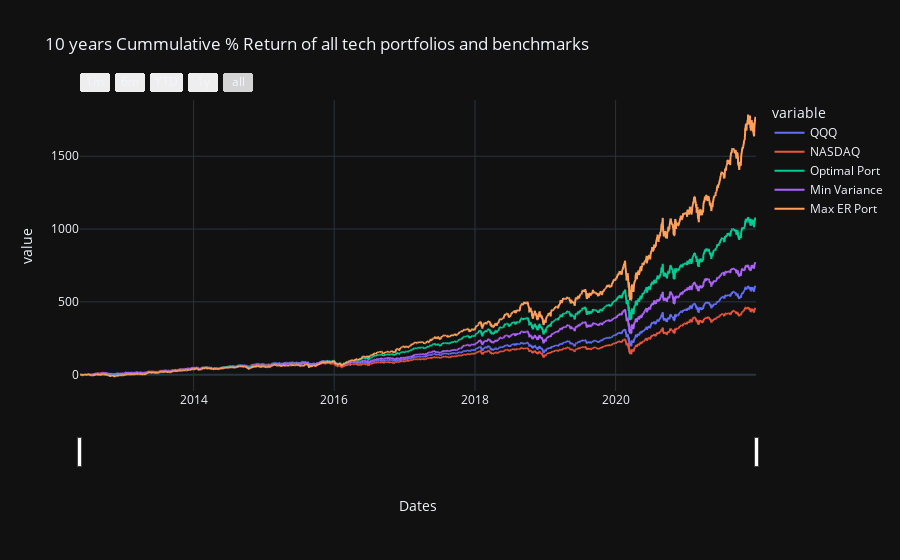

Notebook source saved alongside this figure:
### Markdown cell above
Both benchmarks performed poorly compared to the portfolios but this is largely due to concentration, as the portfolios have only 20 stocks while the benchmarks usually have hundreds of stocks in them, but the portfolio's strongest point is also its weakest as a concentrated portfolio will probably have a much larger drawdown even during corrections let alone recessions


The max expected return portfolio outperformed all the other portfolios and the benchmarks as expected 

While my initial EW portfolio now turned into my tangency optimal portfolio faired well by beating both the benchmarks by a mile!

### Code cell
fig = px.line(funds_cumm, x="Dates", y=funds_cumm.columns,
              hover_data={"Dates": "|%B %d, %Y"},
              title='Commulative % Return')
fig.update_xaxes(
    rangeslider_visible=True,
    rangeselector=dict(
        buttons=list([
            dict(count=1, label="1m", step="month", stepmode="backward"),
            dict(count=6, label="6m", step="month", stepmode="backward"),
            dict(count=1, label="YTD", step="year", stepmode="todate"),
            dict(count=1, label="1y", step="year", stepmode="backward"),
            dict(step="all")
        ])
    )
)
fig.update_layout(template = "plotly_dark", title = '10 years Cummulative % Return of all tech portfolios and benchmarks')
fig.show()

### Figure 1 — Plotly figure (JSON) as saved in the notebook; plotly's stock layout.template omitted (floating-point values rounded to 4 significant figures; data arrays with more than 128 entries replaced by an {"elided": "..."} marker saying what was removed)
{"data": [{"hovertemplate": "variable=QQQ<br>Dates=%{x|%B %d, %Y}<br>value=%{y}<extra></extra>", "legendgroup": "QQQ", "line": {"color": "#636efa", "dash": "solid"}, "marker": {"symbol": "circle"}, "mode": "lines", "name": "QQQ", "showlegend": true, "type": "scattergl", "x": {"elided": "2420 str values"}, "xaxis": "x", "y": {"elided": "2420 float values"}, "yaxis": "y"}, {"hovertemplate": "variable=NASDAQ<br>Dates=%{x|%B %d, %Y}<br>value=%{y}<extra></extra>", "legendgroup": "NASDAQ", "line": {"color": "#EF553B", "dash": "solid"}, "marker": {"symbol": "circle"}, "mode": "lines", "name": "NASDAQ", "showlegend": true, "type": "scattergl", "x": {"elided": "2420 str values"}, "xaxis": "x", "y": {"elided": "2420 float values"}, "yaxis": "y"}, {"hovertemplate": "variable=Optimal Port<br>Dates=%{x|%B %d, %Y}<br>value=%{y}<extra></extra>", "legendgroup": "Optimal Port", "line": {"color": "#00cc96", "dash": "solid"}, "marker": {"symbol": "circle"}, "mode": "lines", "name": "Optimal Port", "showlegend": true, "type": "scattergl", "x": {"elided": "2420 str values"}, "xaxis": "x", "y": {"elided": "2420 float values"}, "yaxis": "y"}, {"hovertemplate": "variable=Min Variance<br>Dates=%{x|%B %d, %Y}<br>value=%{y}<extra></extra>", "legendgroup": "Min Variance", "line": {"color": "#ab63fa", "dash": "solid"}, "marker": {"symbol": "circle"}, "mode": "lines", "name": "Min Variance", "showlegend": true, "type": "scattergl", "x": {"elided": "2420 str values"}, "xaxis": "x", "y": {"elided": "2420 float values"}, "yaxis": "y"}, {"hovertemplate": "variable=Max ER Port<br>Dates=%{x|%B %d, %Y}<br>value=%{y}<extra></extra>", "legendgroup": "Max ER Port", "line": {"color": "#FFA15A", "dash": "solid"}, "marker": {"symbol": "circle"}, "mode": "lines", "name": "Max ER Port", "showlegend": true, "type": "scattergl", "x": {"elided": "2420 str values"}, "xaxis": "x", "y": {"elided": "2420 float values"}, "yaxis": "y"}], "layout": {"legend": {"title": {"text": "variable"}, "tracegroupgap": 0}, "title": {"text": "10 years Cummulative % Return of all tech portfolios and benchmarks"}, "xaxis": {"anchor": "y", "domain": [0, 1], "rangeselector": {"buttons": [{"count": 1, "label": "1m", "step": "month", "stepmode": "backward"}, {"count": 6, "label": "6m", "step": "month", "stepmode": "backward"}, {"count": 1, "label": "YTD", "step": "year", "stepmode": "todate"}, {"count": 1, "label": "1y", "step": "year", "stepmode": "backward"}, {"step": "all"}]}, "rangeslider": {"visible": true}, "title": {"text": "Dates"}}, "yaxis": {"anchor": "x", "domain": [0, 1], "title": {"text": "value"}}}}
